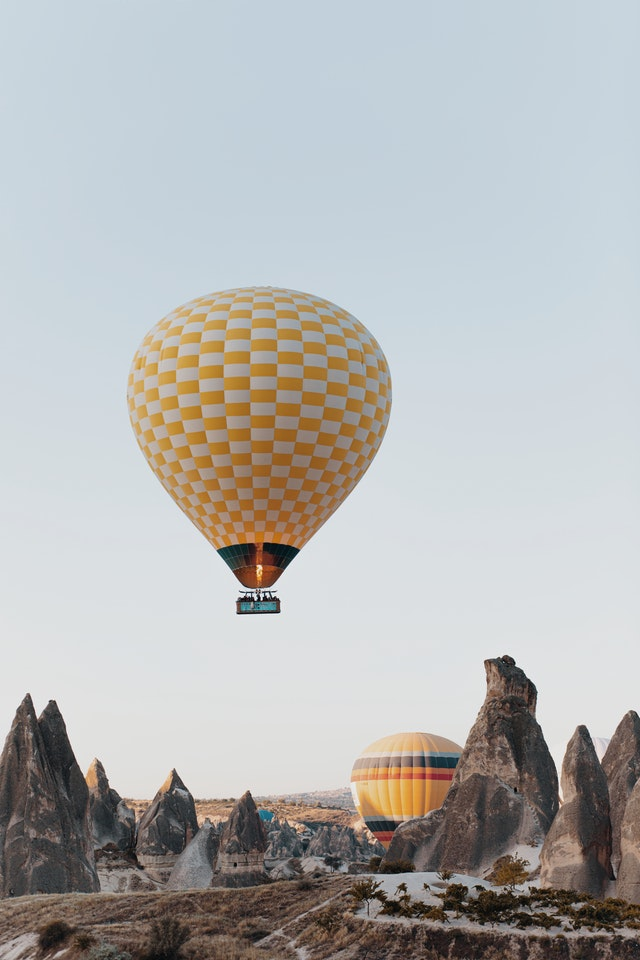
#> input picture Data/aircraft.jpg, 640 x 960 px, given in place of the camera
$ python Object_Detection_With_Hsv_Channel.py
#> lines starting #> are read from the running program, lines starting #| are printed output that depends on the picture; after the words box and inside, x2 and y2 are one past the last pixel; in counts of white or black regions, pixels touching at a corner belong together
import cv2
import numpy as np


cap=cv2.VideoCapture(0)

def preprocess(img):
    img=cv2.cvtColor(img,cv2.COLOR_BGR2HSV)
    return img

def nothing(x):
    pass
def createTrackbar():
    cv2.namedWindow("Settings")
    cv2.createTrackbar("Lower_Hue","Settings",0,179,nothing)
#> slider 'Lower_Hue' is set to 35
    cv2.createTrackbar("Lower_Saturation","Settings",0,255,nothing)
#> slider 'Lower_Saturation' is set to 51
    cv2.createTrackbar("Lower_Value","Settings",0,255,nothing)
#> slider 'Lower_Value' is set to 51
    cv2.createTrackbar("Upper_Hue","Settings",0,179,nothing)
#> slider 'Upper_Hue' is set to 179
    cv2.createTrackbar("Upper_Saturation","Settings",0,255,nothing)
#> slider 'Upper_Saturation' is set to 255
    cv2.createTrackbar("Upper_Value","Settings",0,255,nothing)
#> slider 'Upper_Value' is set to 255

def getTrackbarPositions():
    lh=cv2.getTrackbarPos("Lower_Hue","Settings")
    ls=cv2.getTrackbarPos("Lower_Hue","Settings")
    lv=cv2.getTrackbarPos("Lower_Hue","Settings")
    uh=cv2.getTrackbarPos("Upper_Hue","Settings")
    us=cv2.getTrackbarPos("Upper_Saturation","Settings")
    uv=cv2.getTrackbarPos("Upper_Hue","Settings")

    return (lh,ls,lv,uh,us,uv)
createTrackbar()

while True:

    ret,frame=cap.read()
#> frame is the input picture: shape (960, 640, 3); mean B, G, R 179.6, 180.6, 180.1
    frame=cv2.resize(frame,(640,480))
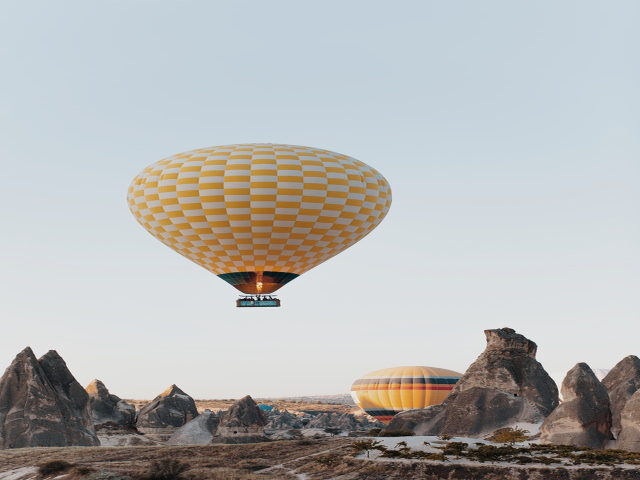
#> frame: shape (480, 640, 3); mean B, G, R 179.7, 180.7, 180.2
    cv2.flip(frame,1)

    cv2.imshow("Frame",frame)
    frame=preprocess(frame)
#> in preprocess, `img=cv2.cvtColor(img,cv2.COLOR_BGR2HSV)`: img: shape (480, 640, 3); mean H, S, V 75.1, 32.8, 190.4
    lh,ls,lv,uh,us,uv=getTrackbarPositions()
    lower_blue=np.array([lh,ls,lv])
    upper_blue=np.array([uh,us,uv])

    mask=cv2.inRange(frame,lower_blue,upper_blue)
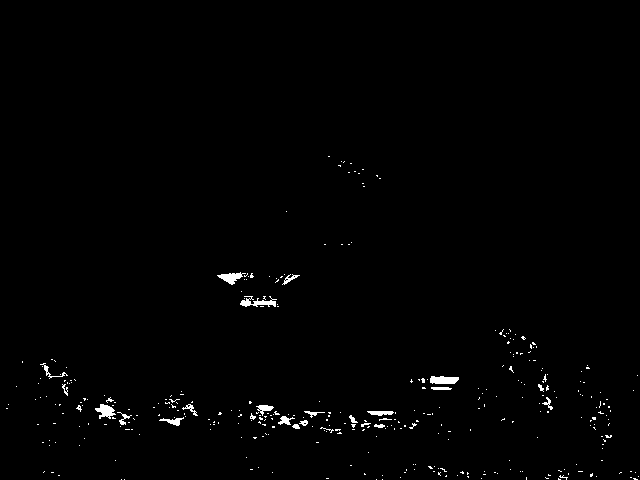
#> mask: shape (480, 640); 0.9% white; 353 white regions (329 under 20 px), largest, box (x1, y1, x2, y2) and area: (240, 296, 277, 307) 200, (430, 376, 459, 384) 196, (95, 404, 116, 419) 177
    bitwise=cv2.bitwise_and(frame,frame,mask=mask)
#> bitwise: shape (480, 640, 3); mean H, S, V 1, 0.6, 0.6
    cv2.imshow("mask",bitwise)

    if(ret==0):
        break

    if cv2.waitKey(30) & 0xFF==ord("q"):
#> (key q is pressed here)
        break
